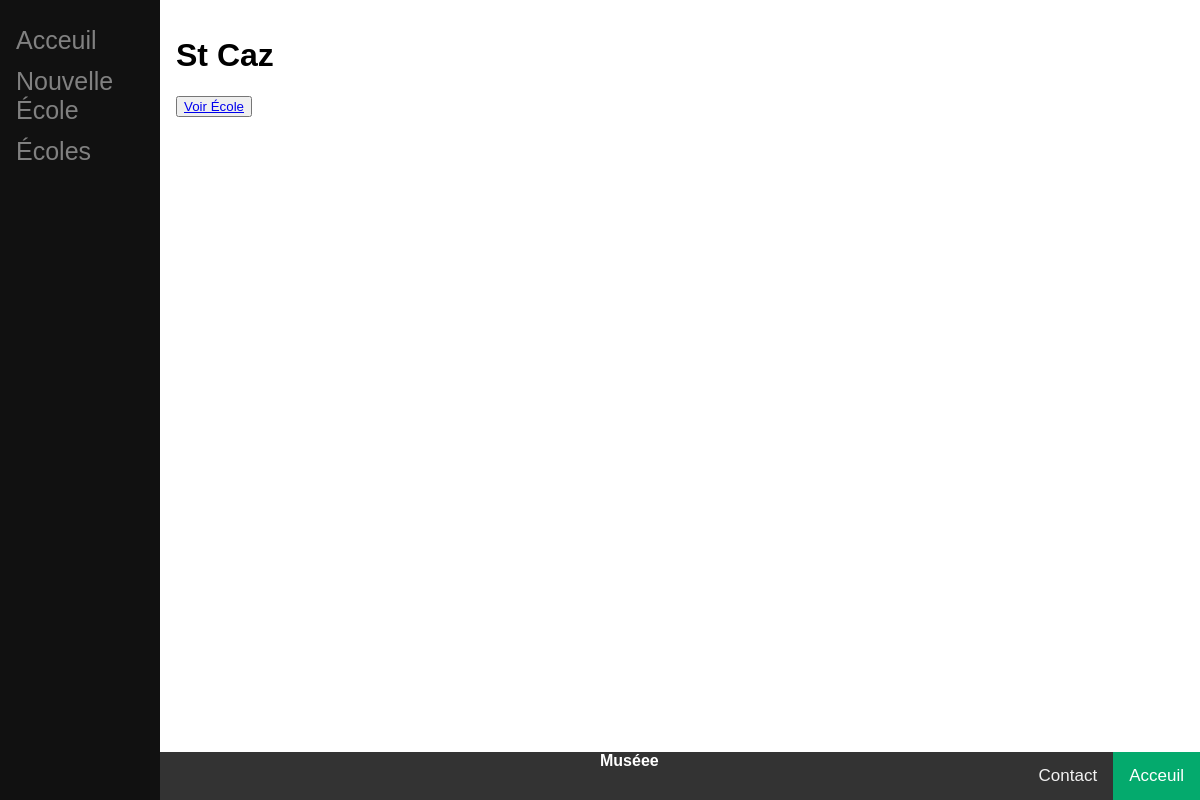
The app's page /ecoles/, older data.
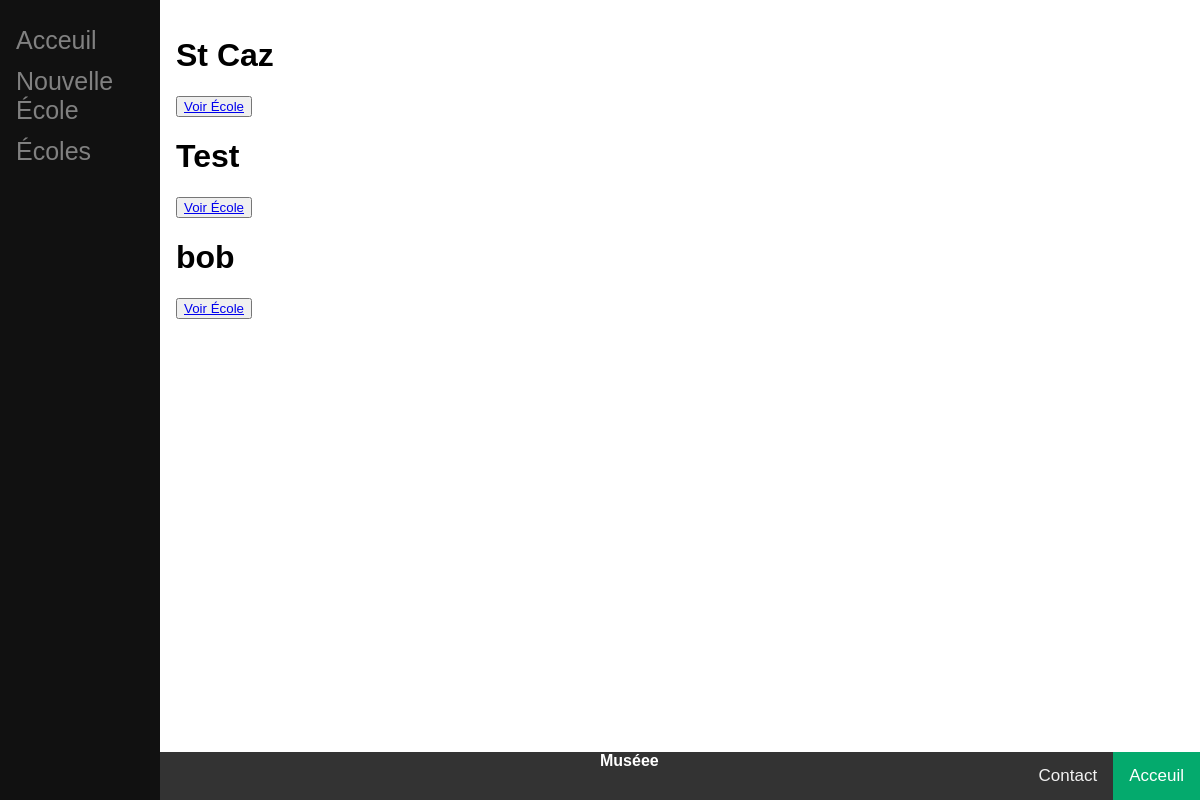
The same page, newer data.
### main/models.py (models this page shows, shortened)
class Ecole(models.Model):  # db object
    name = models.CharField(max_length=200)
    created_at = models.DateTimeField(auto_now_add=True)
    updated_at = models.DateTimeField(auto_now=True)

### main/views.py (the view)
# urls.py: path('ecoles/', views.show_ecoles, name="home"),
def show_ecoles(response):
    ecoles = Ecole.objects.all()
    return render(response, "main/ecoles.html", {"ecoles": ecoles})

### main/templates/main/ecoles.html (shortened to what this page needs)
{% extends 'main/base.html' %}
{% block content %}
    {% for ecole in ecoles.all %}
      <h1>{{ecole.name}}</h1>
            <button type="button">
            <a href="/{{ecole.id}}">Voir École</a>
            </button>
    {% endfor %}
{% endblock %}

### main/templates/main/base.html (shortened to what this page needs)
{% load static %}
<html>
<head>
</head>
<body>
<div class="sidenav">
    <a href="/home">Acceuil</a>
    <a href="/create">Nouvelle École</a>
    <a href="/ecoles">Écoles</a>
</div>
    <div id="content", name="content", class="main">
    {%block content%}
    {% endblock %}
    </div>
</body>
<body>
<div class="navbar">
  <a href="/home" class="active">Acceuil</a>
  <a href="/contact">Contact</a>
    <b style="color:white;"> Muséee Ambulant  </b>
</div>
</body>
</html>

### main/templates/main/base.html (style rules this page uses)
.sidenav { height:100%; width:160px; position: fixed; z-index:1; top:0; left:0; background-color:#111; overflow-x: :hidden; padding-top: 20px; }
.sidenav a { padding: 6px 8px 6px 16px; text-decoration: none; font-size:25px; color: #818181; display: block; }
.main { margin-left:160px; padding: 0px 10px; }
body { margin: 0; font-family: Arial, Helvetica, sans-serif; }
.navbar { overflow: hidden; background-color: #333; position: fixed; bottom: 0; width: 100%; }
.navbar a { float: right; display: block; color: #f2f2f2; text-align: center; padding: 14px 16px; text-decoration: none; font-size: 17px; }
.navbar a.active { background-color: #04AA6D; color: white; }
.main { padding: 16px; margin-bottom: 30px; }
b { margin : 600px }

Row changes from the older to the newer data that the page shows:
added Ecole: name "Test"
added Ecole: name "bob"
